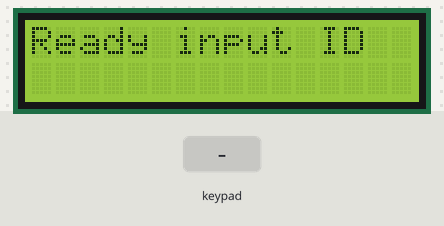
A sketch run on a simulated Arduino Mega 2560, built with avr-gcc and run on an emulated ATmega2560. Shown: 16×2 character LCD. Inputs (shaded band) come from the test bench. What the sketch prints to the serial monitor is not drawn.

Above: at 1.2 s.
1.3 s: keypad keys 3 0 2 8 2 6 2 4 pressed 1.376 s apart
At 2.9 s:
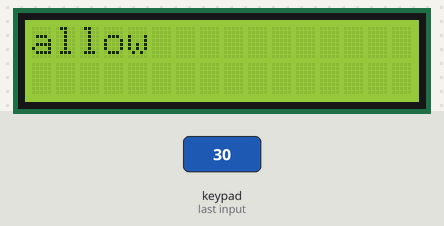
At 15.0 s:
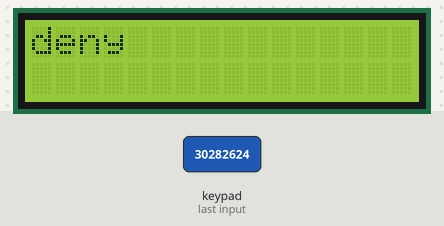
Timing chart, 0 to 16.5 s (numbered marks = the images above; inputs shaded):
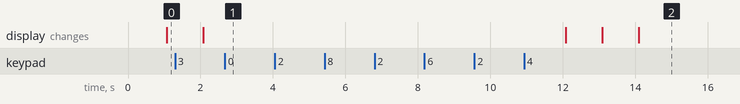

The sketch:

StrawCountDicer.ino
```cpp
// make own dow-while loop

/****************************************
   cmd + T autoformat code
 ***************************************/
#include <LiquidCrystal.h>
#include <Keypad.h>

// takes input form user
char student_id [5];
// converted id to int
int lunch_id;
// initial size of array
int len_id_array  = 0;
//pointer to array
int* p_array ;

char a = 0;
char b = 0;
char c = 0;
char d = 0;
char e = 0;

const int rs = 13, en = 12, d4 = 11, d5 = 10, d6 = 9, d7 = 8;
LiquidCrystal lcd(rs, en, d4, d5, d6, d7);

const byte ROWS = 4;
const byte COLS = 3;

char hexaKeys[ROWS][COLS] = {
  {'1', '2', '3'},
  {'4', '5', '6'},
  {'7', '8', '9'},
  {'*', '0', '#'}
};

// digital pins to control keypad, how you sequence is imporrtant and col pins are from left on keyboard
byte rowPins[ROWS] = { 30, 28, 26, 24};
byte colPins[COLS] = { 36, 34, 32};


//byte rowPins[ROWS] = {9,8,7,6};
//byte colPins[COLS] = {5,4,3,2};

Keypad customKeypad = Keypad(makeKeymap(hexaKeys), rowPins, colPins, ROWS, COLS);

void setup() {
  // put your setup code here, to run once:

  //intialize Serial
  Serial.begin(9600);

  //intialize LCD
  lcd.begin(16, 2);
}

void loop() {
  // put your main code here, to run repeatedly

  // got input from keypad
  a = customKeypad.getKey();
  b = customKeypad.getKey();
  c = customKeypad.getKey();
  d = customKeypad.getKey();
  e = customKeypad.getKey();
  if (a != NO_KEY) {
    Serial.println(a);
    Serial.println(b);
    Serial.println(c);
    Serial.println(d);
    Serial.println(e);
  }
  if (a != 0) {
    //  a = '1';
    //  b = '2';
    //  c = '3';
    //  d = '4';
    //  e = '5';

    student_id[0] = a;
    student_id[1] = b;
    student_id[2] = c;
    student_id[3] = d;
    student_id[4] = e;

    lunch_id = atoi(student_id);
    Serial.println("Lunch Id : ");
    Serial.println(lunch_id);
    // Allocation (let's suppose size contains some value discovered at runtime,
    // e.g. obtained from some external source or through other program logic)
    if (p_array != 0) {
      delete [] p_array;
    }
    len_id_array = sizeof(p_array) / sizeof(p_array[0]);
    p_array = new int [len_id_array + 1];
    Serial.println(len_id_array);
    for (int i = 0; i <= len_id_array; i++) {
      if (p_array[i] == lunch_id) {
        lcd.print("deny");
        delay(5000);
        Serial.println("DENY");

        lcd.clear();
      }
      else {
        lcd.print("allow");
        delay(5000);
        Serial.println("ALLOW");
        lcd.clear();
        p_array[i] = lunch_id;
      }
    }
  } else {
    lcd.print("Ready input ID");
    Serial.println("Ready input ID");
    delay(1000);
    lcd.clear();
  }
}
```

Measured:
- after the input at 1.3 s, the display: first differs from a run without the input after 0.77 s (image 1)
